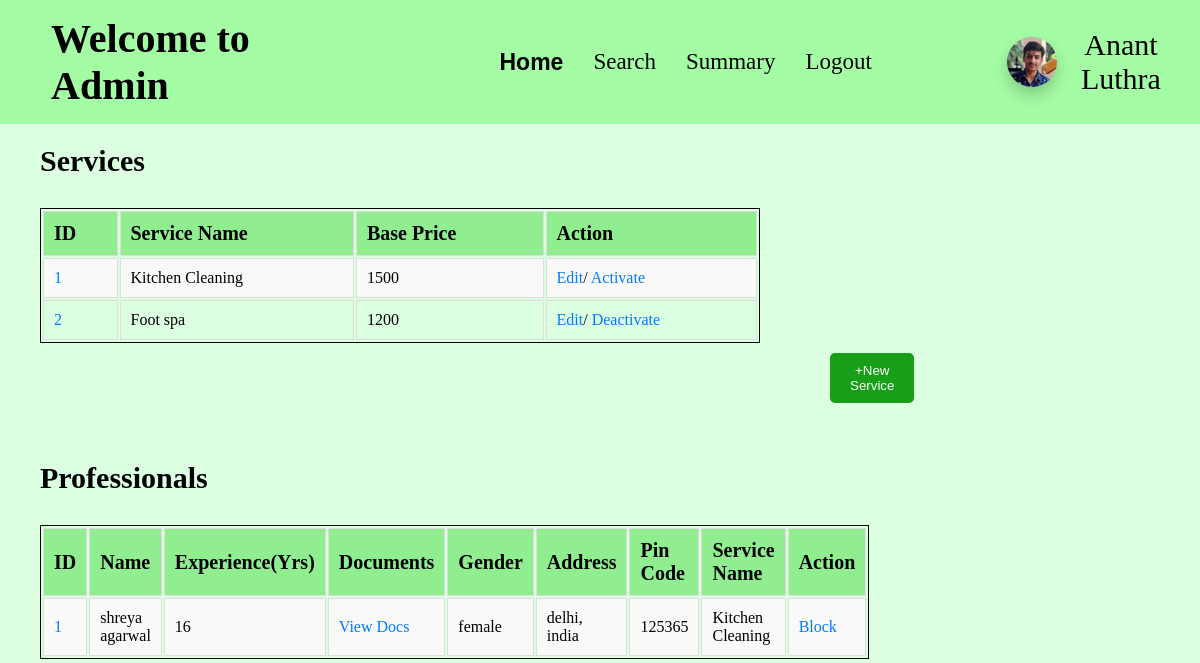
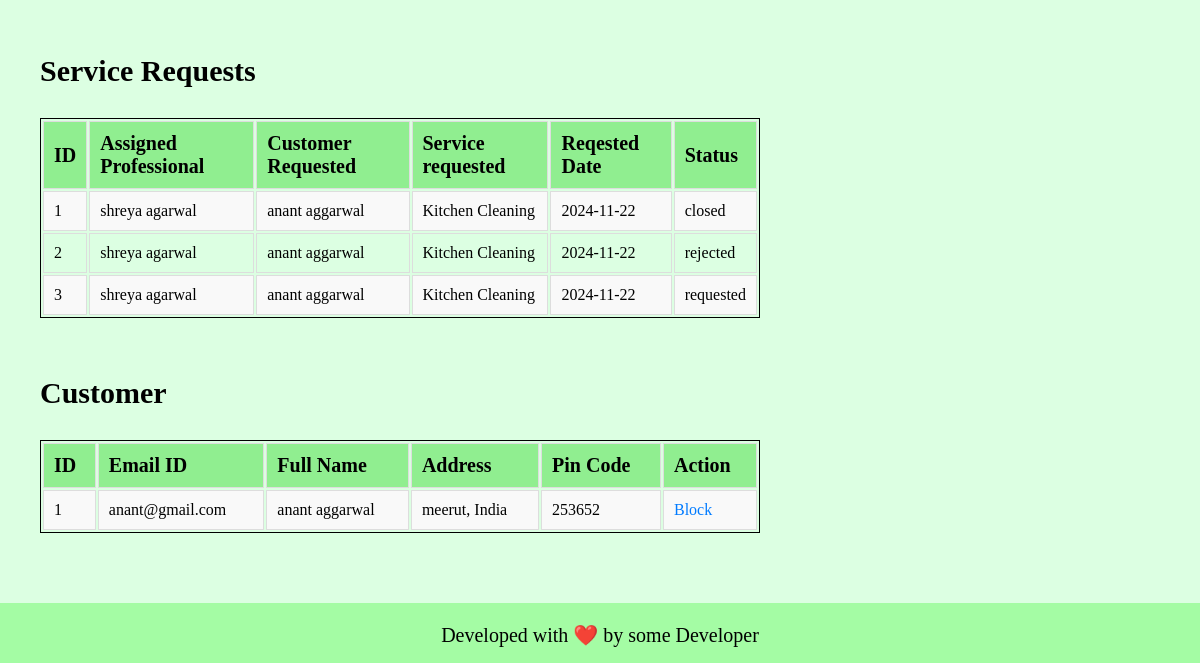
Page /admin_home on the earlier database version (2 pictures, top to bottom).
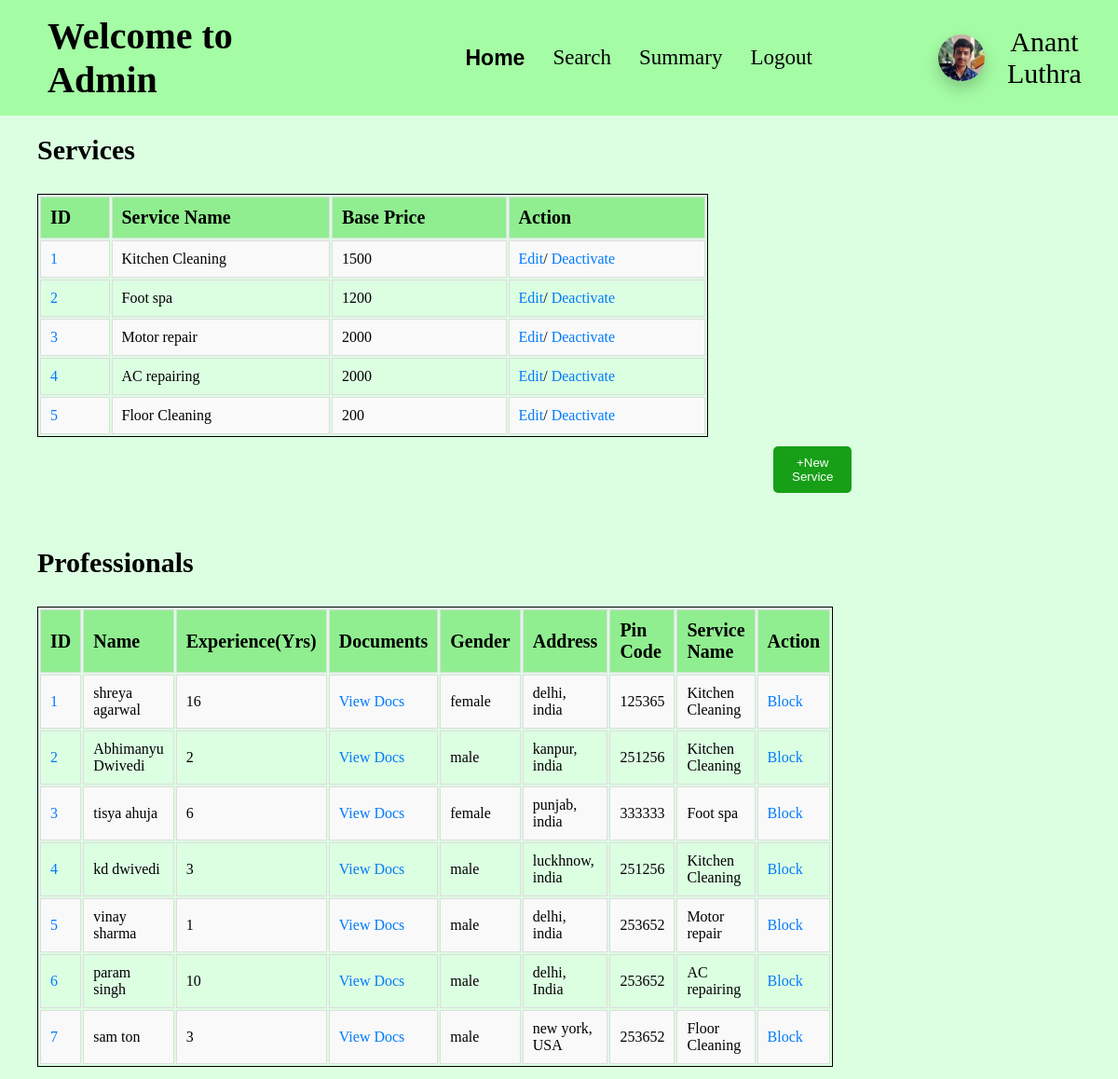
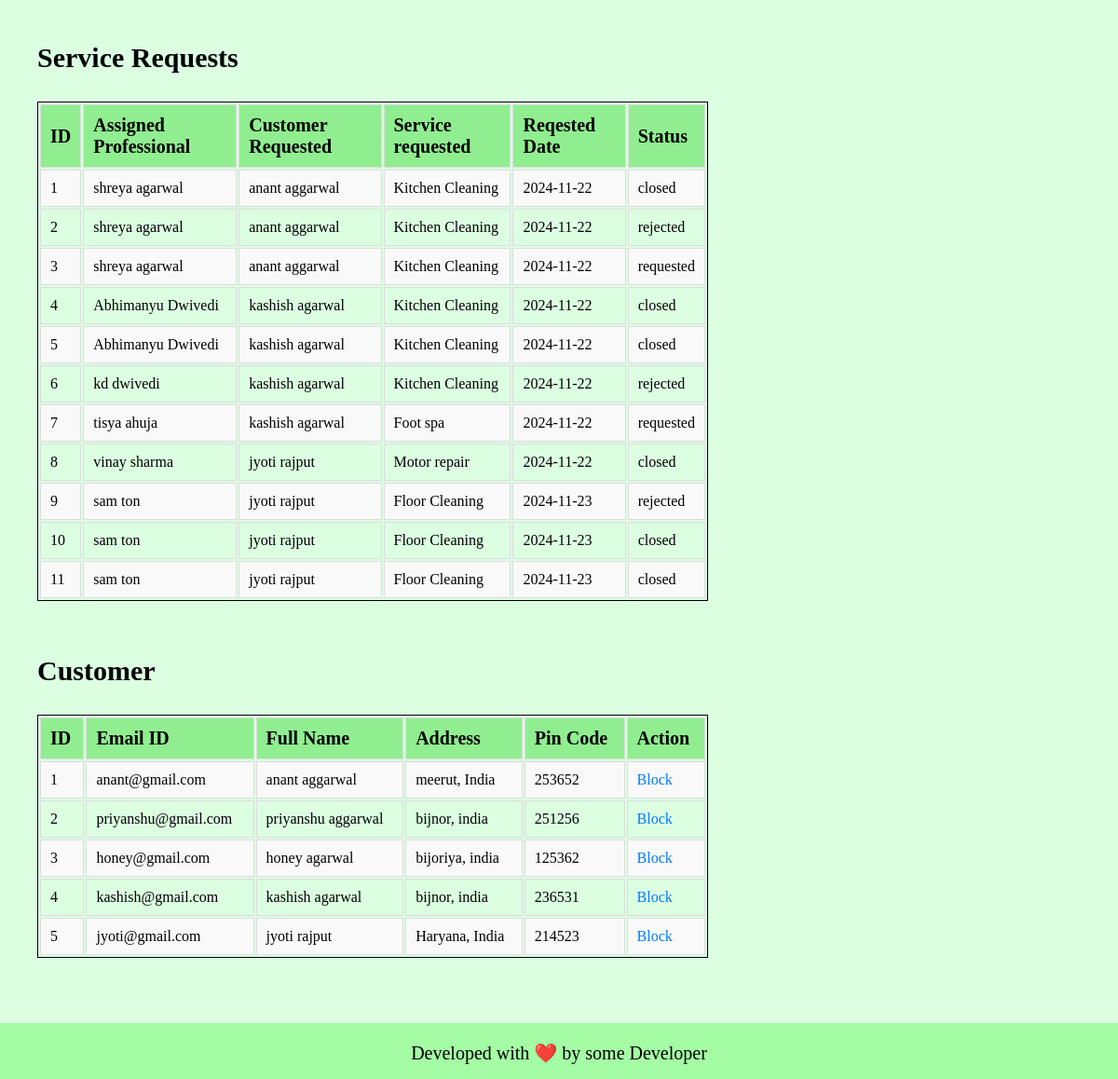
Same page on the later database version (2 pictures, top to bottom).
### app.py (models this page shows)
class service(db.Model):
    __tablename__ = "service"
    id = db.Column(db.Integer, primary_key=True, autoincrement=True)
    name = db.Column(db.String, nullable=False)
    base_price = db.Column(db.Integer, nullable=False)
    time_required = db.Column(db.Integer, nullable=False)
    description = db.Column(db.String, nullable=False)
    status = db.Column(db.Boolean, default = False)
    type = db.Column(db.String, nullable=False)
    professionals = db.relationship('professional', back_populates='service_type')
    service_requests = db.relationship('service_request', backref='service', cascade='all, delete-orphan')

class professional(db.Model):
    __tablename__ = "professional"
    id = db.Column(db.Integer, primary_key=True, autoincrement=True)
    email_id = db.Column(db.String, nullable=False)
    fullname = db.Column(db.String, nullable=False)
    password = db.Column(db.String, nullable=False)
    date_created = db.Column(db.Date, nullable=False)
    service_type_id = db.Column(db.Integer, db.ForeignKey('service.id'), nullable=False)
    experience = db.Column(db.Integer, nullable=False)
    gender = db.Column(db.String, nullable=False)
    address = db.Column(db.String, nullable=False)
    pin_code = db.Column(db.Integer, nullable=False)
    documents = db.Column(db.LargeBinary, nullable=False)
    profile_pic = db.Column(db.Text, nullable=True)
    request = db.Column(db.Boolean, default=None)
    blocked = db.Column(db.Boolean, default=False)
    services_completed = db.Column(db.Integer, default = 0)
    rating = db.Column(db.Float, default = 0.0)
    price = db.Column(db.Integer, default = 0)
    service_type = db.relationship('service', back_populates='professionals')
    service_requests = db.relationship('service_request', backref='professional', cascade='all, delete-orphan')

class service_request(db.Model):
    __tablename__ = "service_request"
    id = db.Column(db.Integer, primary_key=True, autoincrement=True)
    service_id = db.Column(db.Integer, ForeignKey('service.id'), nullable=False)
    customer_id = db.Column(db.Integer, ForeignKey('customer.id'), nullable=False)
    professional_id = db.Column(db.Integer, ForeignKey('professional.id'), nullable=False)
    date_of_request = db.Column(db.Date, nullable=False)
    date_of_completion = db.Column(db.Date, default=False)
    service_status = db.Column(db.String, default=False)
    rstars = db.Column(db.Integer, default=False)
    rfeedback = db.Column(db.String, default=False)

class customer(db.Model):
    __tablename__ = "customer"
    id = db.Column(db.Integer, primary_key=True, autoincrement=True)
    email_id = db.Column(db.String, nullable=False)
    password = db.Column(db.String, nullable=False)
    fullname = db.Column(db.String, nullable=False)
    gender = db.Column(db.String, nullable=False)
    address = db.Column(db.String, nullable=False)
    profile_pic = db.Column(db.Text, nullable=True)
    pin_code = db.Column(db.Integer, nullable=False)
    blocked = db.Column(db.Boolean, default=False)
    service_requests = db.relationship('service_request', backref='customer', cascade='all, delete-orphan')

### app.py (the view, shortened to what this page needs)
@app.route('/admin_home', methods = ['GET', 'POST'])
def admin_home():
    prof = professional.query.all()
    cus = customer.query.all()
    services = service.query.all()
    ser_req = service_request.query.options(joinedload(service_request.professional)).all()
    if request.method == 'GET':
        return render_template('admin_home.html', admin_name = ADMIN_NAME, professionals = prof, customers = cus, services = services, service_requests = ser_req, message = False)

### templates/admin_home.html (shortened to what this page needs)
<!DOCTYPE html>
<html lang="en">
<head>
    <link rel="stylesheet" href="/static/css/profile-block.css">
    <link rel="stylesheet" href="/static/css/table-styling.css">
    <link rel="stylesheet" href="/static/css/basic.css">
</head>
<body>
    <header>
        <h1>Welcome to Admin</h1>
        <ul>
            <li><a class="active" href="/admin_home">Home</a></li>
            <li><a href="/admin_search">Search</a></li>
            <li><a href="/admin_summary">Summary</a></li>
            <li><a href="/admin_logout">Logout</a></li>
        </ul>
        <div id="user-info">
            <img id="user-pic" src="/static/anant-pic.jpg" alt="Profile Picture">
            <div>{{admin_name}}</div>
        </div>
    </header>
    <h2>Services</h2>
    {% if services %}
        <div class="tables">
            <table class="styled-table">
                <tr>
                    <th>ID</th>
                    <th>Service Name</th>
                    <th>Base Price</th>
                    <th>Action</th>
                </tr>
                {% for service in services %}
                <tr>
                    <td><a href="/view_service/{{service.id}}">{{loop.index}}</a></td>
                    <td>{{service.name}}</td>
                    <td>{{service.base_price}}</td>
                    <td>
                        <a href="/admin_home/edit_service/{{service.id}}">Edit</a>/
                        {% if service.status %}
                            <a href="/admin_home/action_service/activate/{{service.id}}">Activate</a>
                        {% else %}
                            <a href="/admin_home/action_service/deactivate/{{service.id}}">Deactivate</a>
                        {% endif %}
                    </td>
                </tr>
                {% endfor %}
            </table>
    {% else %}
        <div id="no_data">No data to show!</div>
    {% endif %}
        <button class="open-modal-btn" onclick="openPopup()">+New Service</button>
    </div>
    <br>
    <h2>Professionals</h2>
    {% if professionals %}
        <div class="tables">
            <table class="styled-table">
                <tr>
                    <th>ID</th>
                    <th>Name</th>
                    <th>Experience(Yrs)</th>
                    <th>Documents</th>
                    <th>Gender</th>
                    <th>Address</th>
                    <th>Pin Code</th>
                    <th>Service Name</th>
                    <th>Action</th>
                </tr>
                {% for professional in professionals %}
                <tr>
                    <td><a href="/view_professional/{{professional.id}}">{{loop.index}}</a></td>
                    <td>{{professional.fullname}}</td>
                    <td>{{professional.experience}}</td>
                    <td>
                        {% if professional.documents %}
                        <a href="{{ url_for('view_docs', prof_id=professional.id) }}">View Docs</a>
                        {% else %}
                        No Document
                        {% endif %}
                    </td>
                    <td>{{professional.gender}}</td>
                    <td>{{professional.address}}</td>
                    <td>{{professional.pin_code}}</td>
                    <td>{{professional.service_type.name}}</td>
                    <td>
                        {% if professional.request %}
                        <a href="/admin_home/appr/approve/{{professional.id}}">Approve</a>/<a
                            href="/admin_home/appr/reject/{{professional.id}}">Reject</a>
                        {% elif not professional.blocked %}
                        <a href="/admin_home/action/block/professional/{{professional.id}}">Block</a>
                        {% elif professional.blocked %}
                        <a href="/admin_home/action/unblock/professional/{{professional.id}}">Unblock</a>
                        {% endif %}
                    </td>
                </tr>
                {% endfor %}
            </table>
        </div>
    {% else %}
        <div id="no_data">No data to show!</div>
    {% endif %}
    <br>
    <h2>Service Requests</h2>
    {% if service_requests %}
        <div class="tables">
            <table class="styled-table">
                <tr>
                    <th>ID</th>
                    <th>Assigned Professional</th>
                    <th>Customer Requested</th>
                    <th>Service requested</th>
                    <th>Reqested Date</th>
                    <th>Status</th>
                </tr>
                {% for service_req in service_requests %}
                    <tr>
                        <td>{{loop.index}}</td>
                        <td>{{service_req.professional.fullname}}</td>
                        <td>{{service_req.customer.fullname}}</td>
                        <td>{{service_req.service.name}}</td>
                        <td>{{service_req.date_of_request}}</td>
                        <td>{{service_req.service_status}}</td>
                    </tr>
                {% endfor %}
            </table>
        </div>
    {% else %}
        <div id="no_data">No data to show!</div>
    {% endif %}
    <br>
    <h2>Customer</h2>
    {% if customers %}
        <div class="tables">
            <table class="styled-table">
                <tr>
                    <th>ID</th>
                    <th>Email ID</th>
                    <th>Full Name</th>
                    <th>Address</th>
                    <th>Pin Code</th>
                    <th>Action</th>
                </tr>
                {% for customer in customers %}
                <tr>
                    <td>{{loop.index}}</td>
                    <td>{{customer.email_id}}</td>
                    <td>{{customer.fullname}}</td>
                    <td>{{customer.address}}</td>
                    <td>{{customer.pin_code}}</td>
                    <td>
                        {% if customer.blocked %}
                        <a href="/admin_home/action/unblock/customer/{{customer.id}}">Unblock</a>
                        {% else %}
                        <a href="/admin_home/action/block/customer/{{customer.id}}">Block</a>
                        {% endif %}
                    </td>
                </tr>
                {% endfor %}
            </table>
        </div>
    {% else %}
        <div id="no_data">No data to show!</div>
    {% endif %}
    <footer style="margin-top: 50px;">
        <p>
            Developed with ❤️ by some Developer
        </p>
    </footer>
</body>
</html>

### static/css/profile-block.css (style rules this page uses)
#user-info { margin-left: 10vw; width: 19vw; display: flex; flex-direction: row; align-items: center; justify-content: space-evenly; }
#user-info img { min-width: 50px; min-height: 50px; max-width: 55px; max-height: 55px; border-radius: 50px; box-shadow: 0 8px 16px rgba(0, 0, 0, 0.2); }
#user-info div { font-size: 30px; text-align: center; }

### static/css/table-styling.css (style rules this page uses)
.tables { margin-left: 20px; text-align: center; align-items: center; justify-content: center; width: 60vw; border-radius: 25px; padding: 20px; }
.styled-table { width: 100%; border: 1px solid black; }
.styled-table th { font-size: 20px; }
.styled-table th, .styled-table td { padding: 10px; border: 1px solid #ddd; text-align: left; }
.styled-table th { background-color: #f2f2f2; background-color: lightgreen; }
.styled-table tr:nth-child(even) { background-color: #f9f9f9; }
.styled-table a { color: #007bff; text-decoration: none; }

### static/css/basic.css (style rules this page uses)
* { padding: 0; margin: 0; }
body { background-color: rgb(220, 255, 226); align-items: center; text-align: left; }
header { align-items: center; display: flex; padding: 15px; background-color: rgb(164, 252, 164); }
ul { display: flex; list-style-type: none; padding: 0; margin: 0; }
ul li { padding-inline: 15px; }
ul li a { font-size: 23px; text-decoration: none; color: black; }
.active { font-family: 'Franklin Gothic Medium', 'Arial Narrow', Arial, sans-serif; font-weight: bold; }

### templates/admin_home.html (style rules this page uses)
h1 { margin-right: 15vw; margin-left: 3vw; font-size: 40px; }
h2 { margin-top: 20px; margin-left: 40px; margin-bottom: 10px; font-size: 30px; }
footer { align-items: center; text-align: center; background-color: rgb(164, 252, 164); height: 60px; margin-top: 50px; }
footer p { margin: auto; padding-top: 20px; font-size: 20px; }
.open-modal-btn { padding: 10px 20px; background-color: rgb(23, 159, 23); color: white; border: none; border-radius: 5px; cursor: pointer; margin-left: 790px; margin-top: 10px; }

Differences in the rows shown:
changed service "Kitchen Cleaning": status "Activate" → "Deactivate"
added service: name "Motor repair", base_price "2000"
added service: name "AC repairing", base_price "2000"
added service: name "Floor Cleaning", base_price "200"
added professional: fullname "Abhimanyu Dwivedi", experience "2", gender "male", address "kanpur, india", pin_code "251256", service_type.name "Kitchen Cleaning"
added professional: fullname "tisya ahuja", experience "6", gender "female", address "punjab, india", pin_code "333333", service_type.name "Foot spa"
added professional: fullname "kd dwivedi", experience "3", gender "male", address "luckhnow, india", pin_code "251256", service_type.name "Kitchen Cleaning"
added professional: fullname "vinay sharma", experience "1", gender "male", address "delhi, india", pin_code "253652", service_type.name "Motor repair"
added professional: fullname "param singh", experience "10", gender "male", address "delhi, India", pin_code "253652", service_type.name "AC repairing"
added professional: fullname "sam ton", experience "3", gender "male", address "new york, USA", pin_code "253652", service_type.name "Floor Cleaning"
added service_request: professional.fullname "Abhimanyu Dwivedi", customer.fullname "kashish agarwal", service.name "Kitchen Cleaning", date_of_request "2024-11-22", service_status "closed"
added service_request: professional.fullname "Abhimanyu Dwivedi", customer.fullname "kashish agarwal", service.name "Kitchen Cleaning", date_of_request "2024-11-22", service_status "closed"
added service_request: professional.fullname "kd dwivedi", customer.fullname "kashish agarwal", service.name "Kitchen Cleaning", date_of_request "2024-11-22", service_status "rejected"
added service_request: professional.fullname "tisya ahuja", customer.fullname "kashish agarwal", service.name "Foot spa", date_of_request "2024-11-22", service_status "requested"
added service_request: professional.fullname "vinay sharma", customer.fullname "jyoti rajput", service.name "Motor repair", date_of_request "2024-11-22", service_status "closed"
added service_request: professional.fullname "sam ton", customer.fullname "jyoti rajput", service.name "Floor Cleaning", date_of_request "2024-11-23", service_status "rejected"
added service_request: professional.fullname "sam ton", customer.fullname "jyoti rajput", service.name "Floor Cleaning", date_of_request "2024-11-23", service_status "closed"
added service_request: professional.fullname "sam ton", customer.fullname "jyoti rajput", service.name "Floor Cleaning", date_of_request "2024-11-23", service_status "closed"
added customer: email_id "priyanshu@gmail.com", fullname "priyanshu aggarwal", address "bijnor, india", pin_code "251256"
added customer: email_id "honey@gmail.com", fullname "honey agarwal", address "bijoriya, india", pin_code "125362"
added customer: email_id "kashish@gmail.com", fullname "kashish agarwal", address "bijnor, india", pin_code "236531"
added customer: email_id "jyoti@gmail.com", fullname "jyoti rajput", address "Haryana, India", pin_code "214523"
